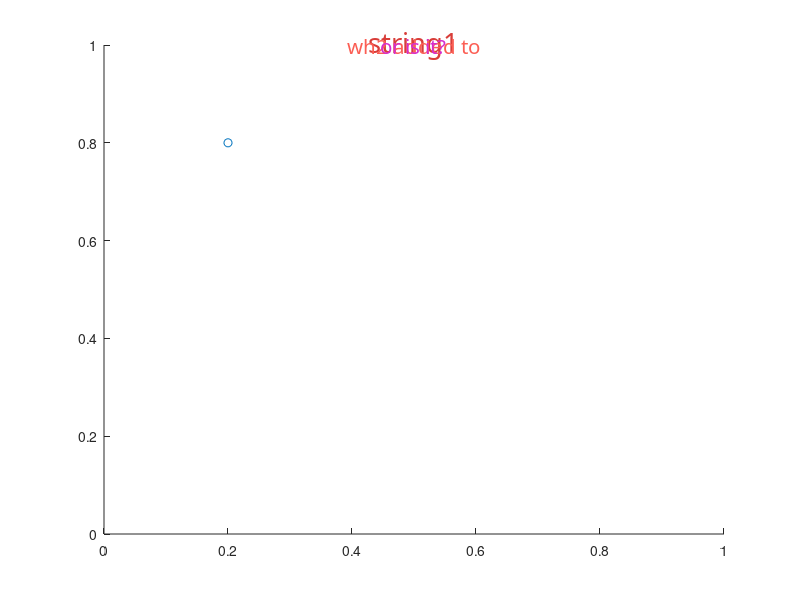

Reproduce this figure in MATLAB. (Note: this script raises an error after producing the figure.)
cla reset
clear variables
fontBlockSize = 0.02;
prettyFonts = {'Century Gothic', 'Cooper Black', 'Magneto Bold'};

cx = 0.2;
cy = 0.8;

scatter(cx, cy);
xlim([0 1]);
ylim([0 1]);

wh1 = text('String', 'string1', ...
    'FontName', prettyFonts{randi(numel(prettyFonts), 1)}, ... % random pretty font
    'Color', rand(1,3), ...
    'Margin', 1, ...
    'FontUnits', 'normalized', ...
    'FontSize', 4*fontBlockSize, ...
    'Units', 'data', ... % 'normalized', ... %
    'VerticalAlignment', 'middle', ...
    'HorizontalAlignment', 'center', ...
    'Position', [0.5,1] ...
    );
whL = text('String', 'wh2 added to', ...
    'FontName', prettyFonts{randi(numel(prettyFonts), 1)}, ... % random pretty font
    'Color', rand(1,3), ...
    'Margin', 1, ...
    'FontUnits', 'normalized', ...
    'FontSize', 3*fontBlockSize, ...
    'Units', 'data', ... % 'normalized', ... %
    'VerticalAlignment', 'middle', ...
    'HorizontalAlignment', 'center', ...
    'Position', [0.5,1] ...
    );
whR = text('String', 'or is it?', ...
    'FontName', prettyFonts{randi(numel(prettyFonts), 1)}, ... % random pretty font
    'Color', rand(1,3), ...
    'Margin', 1, ...
    'FontUnits', 'normalized', ...
    'FontSize', 3*fontBlockSize, ...
    'Units', 'data', ... % 'normalized', ... %
    'VerticalAlignment', 'middle', ...
    'HorizontalAlignment', 'center', ...
    'Position', [0.5,1] ...
    );

wr = WordClusterRow(wh1, 'middle', cx, cy);
wr = wr.addWordLeft(whL);
wr = wr.addWordRight(whR);
% wr = wr.repositionRow(0.64, 0.2)